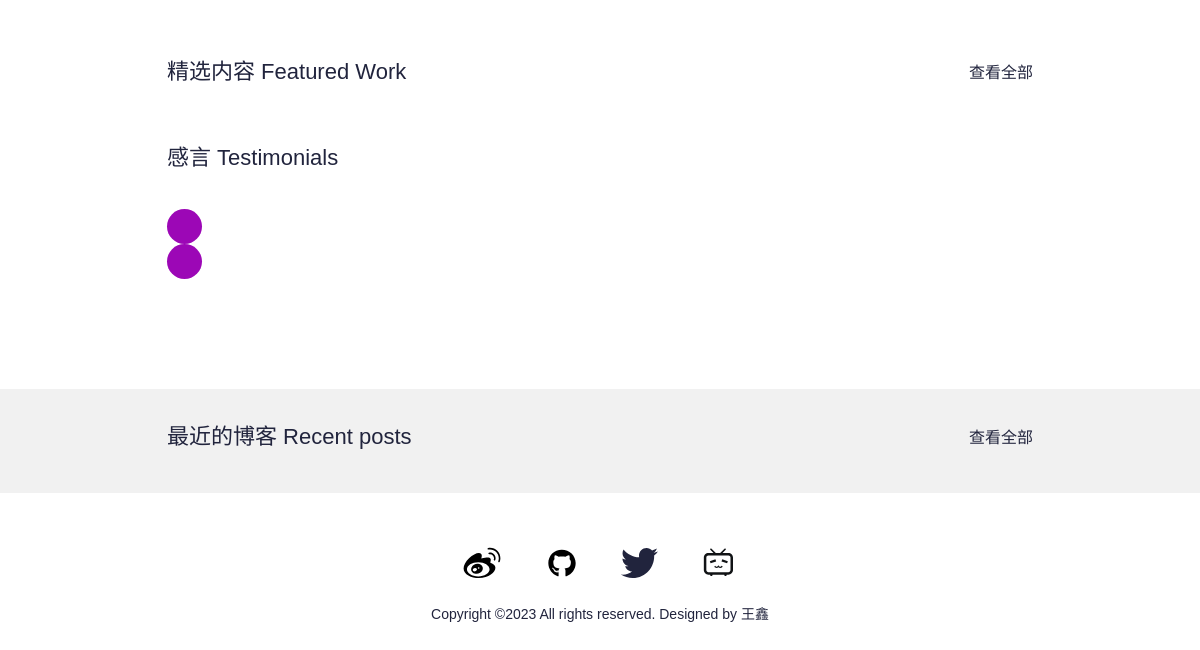
The app's page / (lower part), older data.
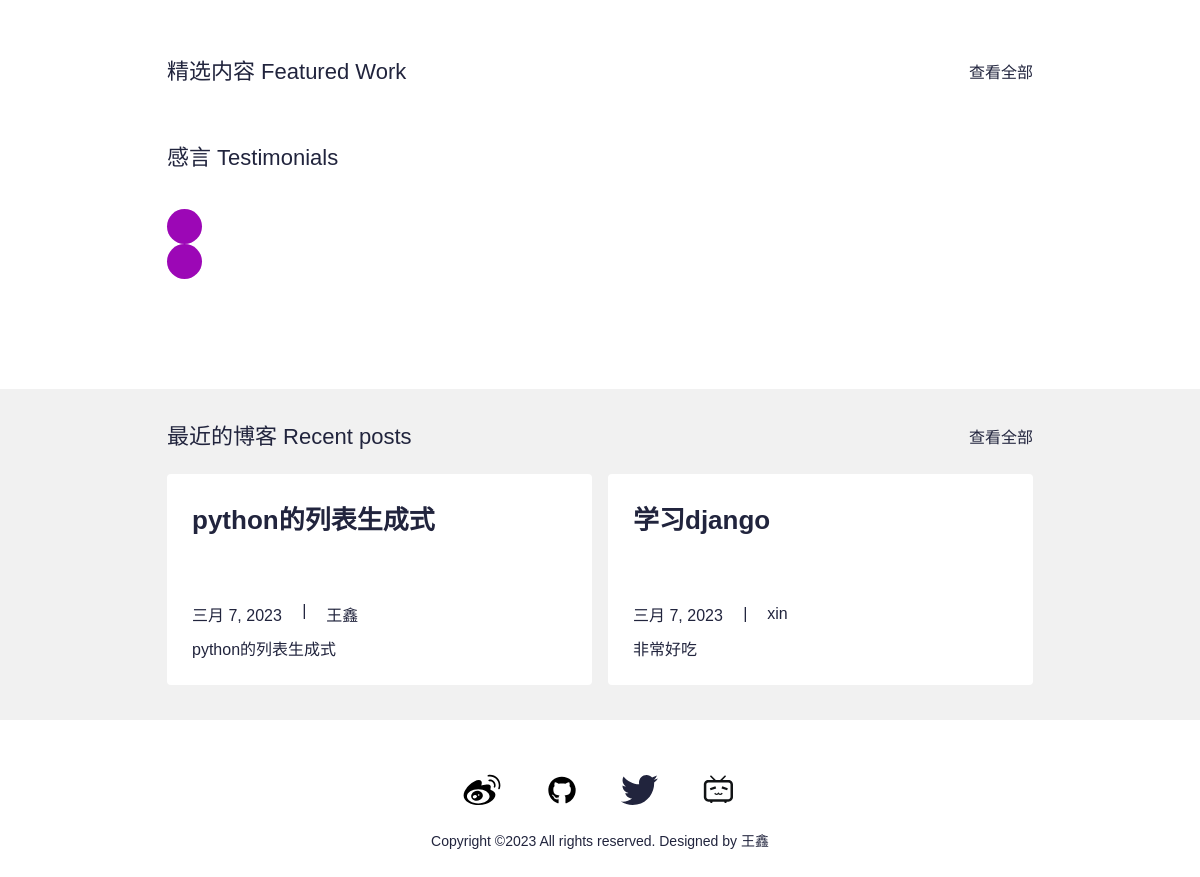
The same page, newer data.
### main/models.py (models this page shows, shortened)
class Blog(models.Model):
    class Meta:
        verbose_name_plural = 'Blog Profiles'
        verbose_name = 'Blog'
        ordering = ["timestamp"]
    timestamp = models.DateTimeField(auto_now_add=True)
    author = models.CharField(max_length=200, blank=True, null=True, verbose_name='作者')
    name = models.CharField(max_length=200, blank=True, null=True, verbose_name='博客名')
    description = models.CharField(max_length=500, blank=True, null=True, verbose_name='描述')
    body = RichTextField(blank=True, null=True, verbose_name='正文')
    slug = models.SlugField(null=True, blank=True)
    image = models.ImageField(blank=True, null=True, upload_to="blog", verbose_name='图片')
    is_active = models.BooleanField(default=True)

### main/views.py (the view)
# urls.py: path('', views.IndexView.as_view(), name="home"),
class IndexView(generic.TemplateView):
	template_name = "main/index.html"
	def get_context_data(self, **kwargs):
		context = super().get_context_data(**kwargs)
		testimonials = Testimonial.objects.filter(is_active=True)
		certificates = Certificate.objects.filter(is_active=True)
		blogs = Blog.objects.filter(is_active=True)
		portfolio = Portfolio.objects.filter(is_active=True)
		context["testimonials"] = testimonials
		context["certificates"] = certificates
		context["blogs"] = blogs
		context["portfolio"] = portfolio
		return context

### resume_app/context_processors.py (called while the page is built)
def project_context(request):
	context = {
		'me': User.objects.first(),
	}
	return context

### main/templates/main/index.html (shortened to what this page needs)
{% extends 'main/base.html' %}
{% load static %}
{% block content %}
<section>
  <div class="sectionSpace">
    <div class="container">
      <div class="portfolioCol">
        <div class="row pb-3">
          <div class="col">
            <h4 class="smText regular">精选内容 Featured Work</h4>
          </div>
          <div class="col-auto">
            <a href="{% url 'main:portfolios' %}" class="simpleLink">查看全部</a>
          </div>
        </div>
      </div>
      <div class="testimonialCol">
        <h4 class="smText regular d-block">感言 Testimonials</h4>
        <div class="testimonialSlider">
          <div class="swiper testimonialSwiper">
            <div class="test-swiper-button-next swiper-button-next swiperBtnStyle"></div>
            <div class="test-swiper-button-prev swiper-button-prev swiperBtnStyle"></div>
          </div>
        </div>
      </div>
    </div>
  </div>
</section>
<section>
  <div class="sectionSpaceSm lightBg">
    <div class="container">
      <div class="row pb-3">
        <div class="col">
          <h4 class="smText regular">最近的博客 Recent posts</h4>
        </div>
        <div class="col-auto">
          <a href="{% url 'main:blogs' %}" class="simpleLink">查看全部</a>
        </div>
      </div>
      <div class="row g-3">
      {% for b in blogs %}
      {% if b.is_active %}
        <div class="col-lg-6">
          <div class="cardStyle1">
            <h4 class="mdTitle cs1Title"><a href="{% url 'main:blog' slug=b.slug %}">{{b.name}}</a></h4>
            <ul class="cardOptionCol">
              <li>{{b.timestamp.date}}</li>
              <li>{{b.author}}</li>
            </ul>
            <p>{{b.description}}</p>
          </div>
        </div>
        {% endif %}
        {% endfor %}
      </div>
    </div>
  </div>
</section>
{% endblock %}

### main/templates/main/base.html (shortened to what this page needs)
{% load static %}
<!doctype html>
<html lang="zh-cn"">
  <head>
    <link href="{% static 'css/bootstrap.min.css' %}" rel="stylesheet">
    <link rel="stylesheet" href="https://unpkg.com/swiper@7.0.5/swiper-bundle.min.css">
    <link href="{% static 'css/style.css' %}" rel="stylesheet">
  </head>
  <body>
    {% block content %}
    {% endblock %}
    {% include 'main/partials/footer.html' %}
  </body>
</html>

### main/templates/main/partials/nav.html (shortened to what this page needs)
{% load static %}

### main/templates/main/partials/footer.html
{% load static %}
<footer>
    <div class="footerCol">
    <div class="container">
        <ul class="socialCol">
        <li><a href="https://weibo.com/u/3819222603"><img src="{% static 'images/weibo.svg' %}" alt="..."></a></li>
        <li><a href="https://github.com/SHYXIN"><img src="{% static 'images/github.svg' %}" alt="..."></a></li>
        <li><a href="https://twitter.com/Xin48256015"><img src="{% static 'images/twitter.svg' %}" alt="..."></a></li>
        <li><a href="https://space.bilibili.com/16216540"><img src="{% static 'images/bilibili.svg' %}" alt="..."></a></li>
        </ul>
        <div class="copyrightCol">
        <p>Copyright ©{% now 'Y' %} All rights reserved. Designed by 王鑫 </p>
        </div>
    </div>
    </div>
</footer>

### static/css/style.css (style rules this page uses)
:root { --primaryColor: #9C07B6; --primaryDarkColor: #3D0048; --primaryHoverColor: #900AA8; --secondaryColor: #F9B000; --baseColor: #21243D; --baseFont: sans-serif; --titleFont: sans-serif; --regular: 400; --medium: 500; --bold: 700; --black: 900; --lightBg: #F1F1F1; }
html { scroll-behavior: smooth; }
body { font-family: var(--baseFont); color: var(--baseColor); line-height: normal; }
ul { margin: 0; padding: 0; list-style-type: none; }
img { max-width: 100%; }
a { color: inherit; }
a, .btn { -webkit-transition: all 300ms ease-in-out 0s; -o-transition: all 300ms ease-in-out 0s; transition: all 300ms ease-in-out 0s; text-decoration: none; }
.lightBg { background-color: var(--lightBg); }
.mdTitle { font-size: 26px; line-height: normal; font-weight: var(--bold); font-family: var(--titleFont) }
.smText { font-size: 22px; }
.regular { font-weight: var(--regular); }
.sectionSpace { padding: 80px 0; }
.sectionSpaceSm { padding: 35px 0; }
.cardOptionCol > li { display: inline-block; vertical-align: middle; position: relative; }
.cardOptionCol > li + li { padding-left: 40px; }
.cardOptionCol > li + li::before { content: "|"; position: absolute; left: 16px; }
.cardOptionCol { padding: 5px 0 10px; }
.cardStyle1 { padding: 25px; background-color: var(--bs-white); border-radius: 4px; height: 100%; }
.cardStyle1 > p:last-child { margin-bottom: 0; }
.cs1Title { min-height: 90px; }
.testimonialCol { padding-top: 35px; }
.swiperBtnStyle { width: 35px; height: 35px; color: #fff; background-color: var(--primaryColor); border-radius: 50%; }
.swiper-button-next.swiperBtnStyle::after, .swiper-button-prev.swiperBtnStyle::after { font-size: 16px; }
.swiperBtnStyle.swiper-button-prev { left: 2px; }
.swiperBtnStyle.swiper-button-next { right: 2px; }
.testimonialSlider { padding: 30px 0; }
.footerCol { padding: 50px 0; text-align: center; }
.socialCol li { display: inline-block; }
.socialCol li + li { padding-left: 35px; }
.socialCol img { max-width: 40px; max-height: 40px; -o-object-fit: contain; object-fit: contain; }
.copyrightCol { padding: 20px 0 0; font-size: 14px; }
.copyrightCol p { margin: 0; }
@media (min-width:992px) { .container, .container-lg, .container-md, .container-sm, .container-xl, .container-xxl { max-width: 890px; } }

Row changes from the older to the newer data that the page shows:
added Blog: name "python的列表生成式", timestamp "三月 7, 2023", author "王鑫", description "python的列表生成式"
added Blog: name "学习django", timestamp "三月 7, 2023", author "xin", description "非常好吃"
